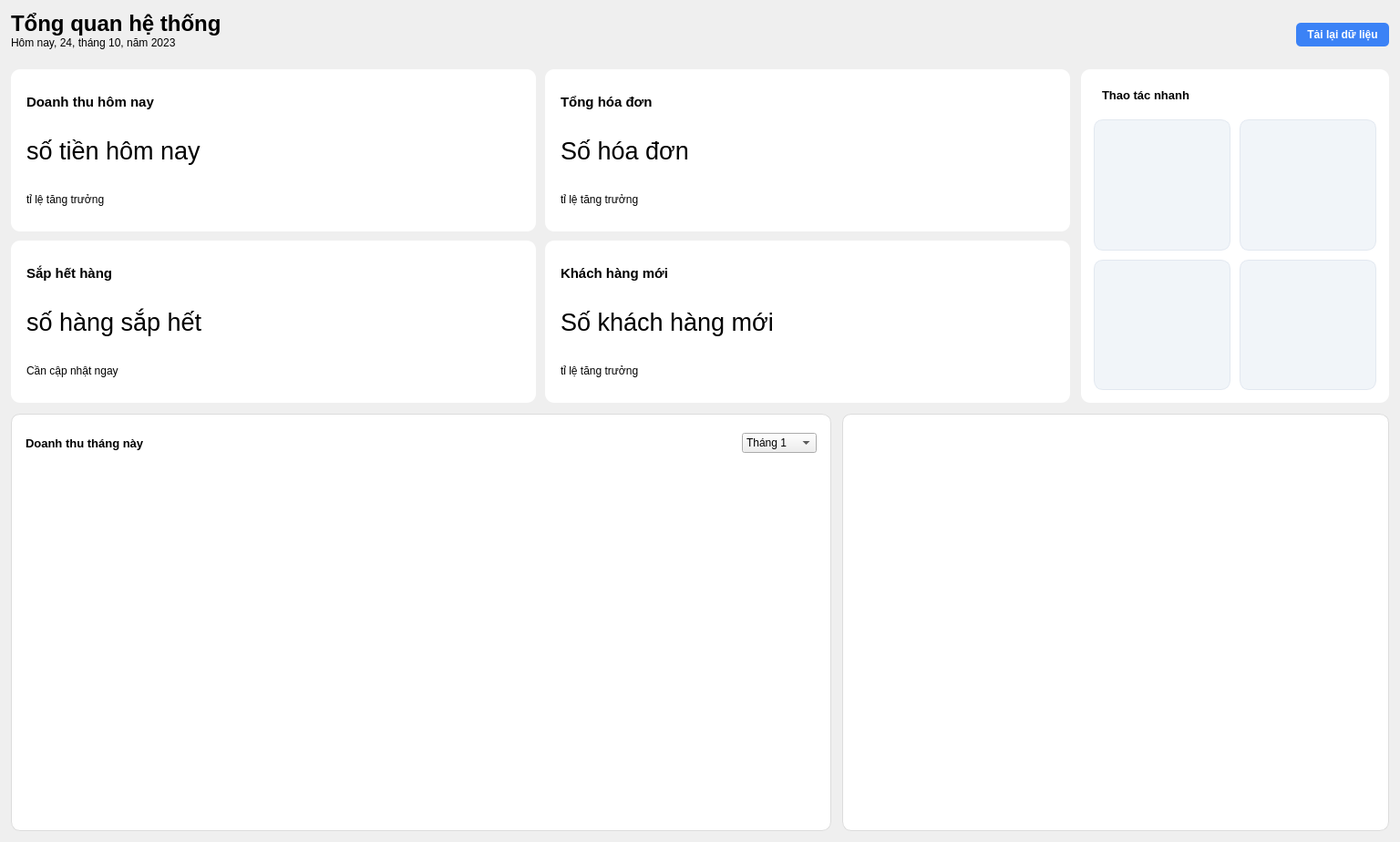
<?xml version="1.0" encoding="UTF-8"?>
<ui version="4.0">
 <class>Form</class>
 <widget class="QWidget" name="Form">
  <property name="geometry">
   <rect>
    <x>0</x>
    <y>0</y>
    <width>1536</width>
    <height>924</height>
   </rect>
  </property>
  <property name="windowTitle">
   <string>Form</string>
  </property>
  <property name="styleSheet">
   <string notr="true">/* ===== QSS tập trung của Dashboard =====
   Trước đây nằm rải rác trong DashboardController.py.
   Gom về đây để chỉnh giao diện trực tiếp trong Qt Designer.
   QSS đặt ở widget gốc sẽ lan xuống mọi widget con, kể cả
   widget được tạo lúc chạy (bảng, huy hiệu icon, nhãn ô thao tác). */

/* Nút &quot;Tải lại dữ liệu&quot; trên thanh tiêu đề */
QPushButton#pushButton {
	background-color: #3b82f6;
	color: white;
	border: none;
	border-radius: 5px;
	padding: 6px 12px;
	font-weight: bold;
}
QPushButton#pushButton:hover {
	background-color: #2563eb;
}

/* Tiêu đề khối &quot;Giao dịch gần đây&quot; */
QLabel#lblTableTitle {
	font-weight: bold;
	font-size: 14px;
	color: #1e293b;
}

/* Bảng giao dịch gần đây */
QTableWidget#tblRecentTransactions {
	border: none;
	gridline-color: #f1f5f9;
	background-color: white;
}
QTableWidget#tblRecentTransactions::item {
	padding: 10px;
	border-bottom: 1px solid #f8fafc;
}
QTableWidget#tblRecentTransactions QHeaderView::section {
	background-color: #f8fafc;
	padding: 8px;
	font-weight: bold;
	border: none;
	color: #475569;
}

/* Chữ chú thích dưới 4 ô thao tác nhanh */
QLabel#lblQuickActionCaption {
	font-size: 12px;
	font-weight: bold;
	color: #475569;
}

/* Huy hiệu nền bo góc phía sau icon của 4 thẻ thống kê */
QLabel#badgeRevenue  { background-color: #dbeafe; border-radius: 8px; }
QLabel#badgeInvoice  { background-color: #ede9fe; border-radius: 8px; }
QLabel#badgeStock    { background-color: #fef3c7; border-radius: 8px; }
QLabel#badgeCustomer { background-color: #d1fae5; border-radius: 8px; }

/* Nhãn đổi màu theo dữ liệu.
   Controller chỉ gán thuộc tính động trangThai, màu do QSS dưới đây quyết định. */
QLabel[trangThai=&quot;tang&quot;]    { color: #10b981; font-weight: bold; }
QLabel[trangThai=&quot;giam&quot;]    { color: #ef4444; font-weight: bold; }
QLabel[trangThai=&quot;giu&quot;]     { color: #64748b; font-weight: bold; }
QLabel[trangThai=&quot;canhBao&quot;] { color: #eab308; font-weight: bold; }
QLabel[trangThai=&quot;anToan&quot;]  { color: #10b981; }</string>
  </property>
  <layout class="QHBoxLayout" name="horizontalLayout">
   <property name="leftMargin">
    <number>0</number>
   </property>
   <property name="topMargin">
    <number>0</number>
   </property>
   <property name="rightMargin">
    <number>0</number>
   </property>
   <property name="bottomMargin">
    <number>0</number>
   </property>
   <item>
    <widget class="QWidget" name="widget" native="true">
     <layout class="QVBoxLayout" name="verticalLayout">
      <property name="spacing">
       <number>12</number>
      </property>
      <property name="leftMargin">
       <number>12</number>
      </property>
      <property name="topMargin">
       <number>12</number>
      </property>
      <property name="rightMargin">
       <number>12</number>
      </property>
      <property name="bottomMargin">
       <number>12</number>
      </property>
      <item>
       <widget class="QFrame" name="frame">
        <property name="sizePolicy">
         <sizepolicy hsizetype="Preferred" vsizetype="Fixed">
          <horstretch>0</horstretch>
          <verstretch>0</verstretch>
         </sizepolicy>
        </property>
        <property name="maximumSize">
         <size>
          <width>16777215</width>
          <height>64</height>
         </size>
        </property>
        <property name="frameShape">
         <enum>QFrame::Shape::NoFrame</enum>
        </property>
        <property name="frameShadow">
         <enum>QFrame::Shadow::Raised</enum>
        </property>
        <layout class="QHBoxLayout" name="horizontalLayout_2">
         <property name="leftMargin">
          <number>0</number>
         </property>
         <property name="topMargin">
          <number>0</number>
         </property>
         <property name="rightMargin">
          <number>0</number>
         </property>
         <property name="bottomMargin">
          <number>0</number>
         </property>
         <item>
          <widget class="QFrame" name="frame_10">
           <property name="enabled">
            <bool>true</bool>
           </property>
           <property name="sizePolicy">
            <sizepolicy hsizetype="Preferred" vsizetype="Preferred">
             <horstretch>0</horstretch>
             <verstretch>0</verstretch>
            </sizepolicy>
           </property>
           <property name="styleSheet">
            <string notr="true">#frame_10 {
		background-color: transparent;
		color: black;
		border: none;
		outline: none;
		padding: 0px;
}</string>
           </property>
           <property name="frameShape">
            <enum>QFrame::Shape::NoFrame</enum>
           </property>
           <property name="frameShadow">
            <enum>QFrame::Shadow::Raised</enum>
           </property>
           <layout class="QFormLayout" name="formLayout">
            <property name="horizontalSpacing">
             <number>0</number>
            </property>
            <property name="verticalSpacing">
             <number>0</number>
            </property>
            <property name="leftMargin">
             <number>0</number>
            </property>
            <property name="topMargin">
             <number>0</number>
            </property>
            <property name="rightMargin">
             <number>0</number>
            </property>
            <property name="bottomMargin">
             <number>10</number>
            </property>
            <item row="0" column="0">
             <widget class="QLabel" name="label">
              <property name="minimumSize">
               <size>
                <width>90</width>
                <height>0</height>
               </size>
              </property>
              <property name="font">
               <font>
                <pointsize>18</pointsize>
                <bold>true</bold>
               </font>
              </property>
              <property name="styleSheet">
               <string notr="true">QLabel {
	padding: 0px;
	margin: 0px;
}</string>
              </property>
              <property name="text">
               <string>Tổng quan hệ thống</string>
              </property>
             </widget>
            </item>
            <item row="1" column="0">
             <widget class="QLabel" name="label_2">
              <property name="minimumSize">
               <size>
                <width>11</width>
                <height>0</height>
               </size>
              </property>
              <property name="font">
               <font>
                <pointsize>9</pointsize>
                <italic>false</italic>
                <bold>false</bold>
                <underline>false</underline>
                <kerning>true</kerning>
               </font>
              </property>
              <property name="styleSheet">
               <string notr="true">QLabel {
	padding: 0px;
	margin: 0px;
}</string>
              </property>
              <property name="text">
               <string>Hôm nay, 24, tháng 10, năm 2023</string>
              </property>
             </widget>
            </item>
           </layout>
           <zorder>label_2</zorder>
           <zorder>label</zorder>
          </widget>
         </item>
         <item>
          <spacer name="horizontalSpacer">
           <property name="orientation">
            <enum>Qt::Orientation::Horizontal</enum>
           </property>
           <property name="sizeHint" stdset="0">
            <size>
             <width>40</width>
             <height>20</height>
            </size>
           </property>
          </spacer>
         </item>
         <item>
          <widget class="QPushButton" name="pushButton">
           <property name="text">
            <string>Tải lại dữ liệu</string>
           </property>
          </widget>
         </item>
        </layout>
       </widget>
      </item>
      <item>
       <widget class="QFrame" name="frame_3">
        <property name="sizePolicy">
         <sizepolicy hsizetype="Preferred" vsizetype="Expanding">
          <horstretch>0</horstretch>
          <verstretch>4</verstretch>
         </sizepolicy>
        </property>
        <property name="frameShape">
         <enum>QFrame::Shape::NoFrame</enum>
        </property>
        <property name="frameShadow">
         <enum>QFrame::Shadow::Raised</enum>
        </property>
        <layout class="QHBoxLayout" name="horizontalLayout_3" stretch="0">
         <property name="leftMargin">
          <number>0</number>
         </property>
         <property name="topMargin">
          <number>0</number>
         </property>
         <property name="rightMargin">
          <number>0</number>
         </property>
         <property name="bottomMargin">
          <number>0</number>
         </property>
         <item>
          <widget class="QFrame" name="frame_4">
           <property name="sizePolicy">
            <sizepolicy hsizetype="Expanding" vsizetype="Preferred">
             <horstretch>7</horstretch>
             <verstretch>0</verstretch>
            </sizepolicy>
           </property>
           <property name="styleSheet">
            <string notr="true"/>
           </property>
           <property name="frameShape">
            <enum>QFrame::Shape::NoFrame</enum>
           </property>
           <property name="frameShadow">
            <enum>QFrame::Shadow::Raised</enum>
           </property>
           <layout class="QGridLayout" name="gridLayout">
            <property name="leftMargin">
             <number>0</number>
            </property>
            <property name="topMargin">
             <number>0</number>
            </property>
            <property name="rightMargin">
             <number>0</number>
            </property>
            <property name="bottomMargin">
             <number>0</number>
            </property>
            <property name="spacing">
             <number>12</number>
            </property>
            <item row="0" column="1">
             <widget class="QFrame" name="frame_6">
              <property name="sizePolicy">
               <sizepolicy hsizetype="Preferred" vsizetype="Expanding">
                <horstretch>0</horstretch>
                <verstretch>0</verstretch>
               </sizepolicy>
              </property>
              <property name="styleSheet">
               <string notr="true">#frame_6 {
	background-color: white;
	border-radius: 10px;
}</string>
              </property>
              <property name="frameShape">
               <enum>QFrame::Shape::NoFrame</enum>
              </property>
              <property name="frameShadow">
               <enum>QFrame::Shadow::Raised</enum>
              </property>
              <layout class="QGridLayout" name="gridLayout_2">
               <property name="leftMargin">
                <number>14</number>
               </property>
               <property name="topMargin">
                <number>12</number>
               </property>
               <property name="rightMargin">
                <number>14</number>
               </property>
               <property name="bottomMargin">
                <number>14</number>
               </property>
               <property name="spacing">
                <number>10</number>
               </property>
               <item row="2" column="0">
                <widget class="QFrame" name="frame_9">
                 <property name="sizePolicy">
                  <sizepolicy hsizetype="Expanding" vsizetype="Expanding">
                   <horstretch>0</horstretch>
                   <verstretch>0</verstretch>
                  </sizepolicy>
                 </property>
                 <property name="minimumSize">
                  <size>
                   <width>150</width>
                   <height>0</height>
                  </size>
                 </property>
                 <property name="styleSheet">
                  <string notr="true">QFrame#frame_9 {
	background-color: #f1f5f9;
	border-radius: 10px;
	border: 1px solid #e2e8f0;
}

QFrame#frame_9:hover {
	background-color: #e2e8f0;
	border: 1px solid #cbd5e1;
}</string>
                 </property>
                 <property name="frameShape">
                  <enum>QFrame::Shape::StyledPanel</enum>
                 </property>
                 <property name="frameShadow">
                  <enum>QFrame::Shadow::Raised</enum>
                 </property>
                </widget>
               </item>
               <item row="1" column="1">
                <widget class="QFrame" name="frame_11">
                 <property name="sizePolicy">
                  <sizepolicy hsizetype="Expanding" vsizetype="Expanding">
                   <horstretch>0</horstretch>
                   <verstretch>0</verstretch>
                  </sizepolicy>
                 </property>
                 <property name="minimumSize">
                  <size>
                   <width>150</width>
                   <height>0</height>
                  </size>
                 </property>
                 <property name="styleSheet">
                  <string notr="true">QFrame#frame_11 {
	background-color: #f1f5f9;
	border-radius: 10px;
	border: 1px solid #e2e8f0;
}

QFrame#frame_11:hover {
	background-color: #e2e8f0;
	border: 1px solid #cbd5e1;
}</string>
                 </property>
                 <property name="frameShape">
                  <enum>QFrame::Shape::StyledPanel</enum>
                 </property>
                 <property name="frameShadow">
                  <enum>QFrame::Shadow::Raised</enum>
                 </property>
                </widget>
               </item>
               <item row="1" column="0">
                <widget class="QFrame" name="frame_7">
                 <property name="sizePolicy">
                  <sizepolicy hsizetype="Expanding" vsizetype="Expanding">
                   <horstretch>0</horstretch>
                   <verstretch>0</verstretch>
                  </sizepolicy>
                 </property>
                 <property name="minimumSize">
                  <size>
                   <width>150</width>
                   <height>0</height>
                  </size>
                 </property>
                 <property name="styleSheet">
                  <string notr="true">QFrame#frame_7 {
	background-color: #f1f5f9;
	border-radius: 10px;
	border: 1px solid #e2e8f0;
}

QFrame#frame_7:hover {
	background-color: #e2e8f0;
	border: 1px solid #cbd5e1;
}</string>
                 </property>
                 <property name="frameShape">
                  <enum>QFrame::Shape::StyledPanel</enum>
                 </property>
                 <property name="frameShadow">
                  <enum>QFrame::Shadow::Raised</enum>
                 </property>
                </widget>
               </item>
               <item row="0" column="0">
                <widget class="QFrame" name="frame_12">
                 <property name="frameShape">
                  <enum>QFrame::Shape::NoFrame</enum>
                 </property>
                 <property name="frameShadow">
                  <enum>QFrame::Shadow::Raised</enum>
                 </property>
                 <layout class="QHBoxLayout" name="horizontalLayout_4">
                  <item>
                   <widget class="QLabel" name="label_3">
                    <property name="font">
                     <font>
                      <family>MS Shell Dlg 2</family>
                      <pointsize>10</pointsize>
                      <bold>true</bold>
                     </font>
                    </property>
                    <property name="text">
                     <string>Thao tác nhanh</string>
                    </property>
                   </widget>
                  </item>
                 </layout>
                </widget>
               </item>
               <item row="2" column="1">
                <widget class="QFrame" name="frame_8">
                 <property name="sizePolicy">
                  <sizepolicy hsizetype="Expanding" vsizetype="Expanding">
                   <horstretch>0</horstretch>
                   <verstretch>0</verstretch>
                  </sizepolicy>
                 </property>
                 <property name="minimumSize">
                  <size>
                   <width>150</width>
                   <height>0</height>
                  </size>
                 </property>
                 <property name="styleSheet">
                  <string notr="true">QFrame#frame_8 {
	background-color: #f1f5f9;
	border-radius: 10px;
	border: 1px solid #e2e8f0;
}

QFrame#frame_8:hover {
	background-color: #e2e8f0;
	border: 1px solid #cbd5e1;
}</string>
                 </property>
                 <property name="frameShape">
                  <enum>QFrame::Shape::StyledPanel</enum>
                 </property>
                 <property name="frameShadow">
                  <enum>QFrame::Shadow::Raised</enum>
                 </property>
                </widget>
               </item>
              </layout>
             </widget>
            </item>
            <item row="0" column="0">
             <widget class="QFrame" name="frame_5">
              <property name="sizePolicy">
               <sizepolicy hsizetype="Expanding" vsizetype="Expanding">
                <horstretch>3</horstretch>
                <verstretch>0</verstretch>
               </sizepolicy>
              </property>
              <property name="styleSheet">
               <string notr="true"/>
              </property>
              <property name="frameShape">
               <enum>QFrame::Shape::NoFrame</enum>
              </property>
              <property name="frameShadow">
               <enum>QFrame::Shadow::Raised</enum>
              </property>
              <layout class="QVBoxLayout" name="verticalLayout_3">
               <property name="spacing">
                <number>0</number>
               </property>
               <property name="leftMargin">
                <number>0</number>
               </property>
               <property name="topMargin">
                <number>0</number>
               </property>
               <property name="rightMargin">
                <number>0</number>
               </property>
               <property name="bottomMargin">
                <number>0</number>
               </property>
               <item>
                <widget class="QFrame" name="frame_13">
                 <property name="frameShape">
                  <enum>QFrame::Shape::NoFrame</enum>
                 </property>
                 <property name="frameShadow">
                  <enum>QFrame::Shadow::Raised</enum>
                 </property>
                 <layout class="QGridLayout" name="gridLayout_4">
                  <property name="leftMargin">
                   <number>0</number>
                  </property>
                  <property name="topMargin">
                   <number>0</number>
                  </property>
                  <property name="rightMargin">
                   <number>0</number>
                  </property>
                  <property name="bottomMargin">
                   <number>0</number>
                  </property>
                  <property name="spacing">
                   <number>10</number>
                  </property>
                  <item row="0" column="1">
                   <widget class="QFrame" name="frame_17">
                    <property name="sizePolicy">
                     <sizepolicy hsizetype="Expanding" vsizetype="Expanding">
                      <horstretch>0</horstretch>
                      <verstretch>0</verstretch>
                     </sizepolicy>
                    </property>
                    <property name="styleSheet">
                     <string notr="true">#frame_17 {
		background-color: white;
		border-radius: 10px;
		padding: 3px 8px;
}</string>
                    </property>
                    <property name="frameShape">
                     <enum>QFrame::Shape::StyledPanel</enum>
                    </property>
                    <property name="frameShadow">
                     <enum>QFrame::Shadow::Raised</enum>
                    </property>
                    <layout class="QVBoxLayout" name="verticalLayout_5">
                     <item>
                      <widget class="QLabel" name="label_6">
                       <property name="font">
                        <font>
                         <pointsize>11</pointsize>
                         <bold>true</bold>
                        </font>
                       </property>
                       <property name="text">
                        <string>Tổng hóa đơn</string>
                       </property>
                      </widget>
                     </item>
                     <item>
                      <widget class="QLabel" name="label_14">
                       <property name="font">
                        <font>
                         <pointsize>20</pointsize>
                        </font>
                       </property>
                       <property name="text">
                        <string>Số hóa đơn</string>
                       </property>
                      </widget>
                     </item>
                     <item>
                      <widget class="QLabel" name="label_7">
                       <property name="text">
                        <string>tỉ lệ tăng trưởng</string>
                       </property>
                      </widget>
                     </item>
                    </layout>
                   </widget>
                  </item>
                  <item row="1" column="0">
                   <widget class="QFrame" name="frame_16">
                    <property name="sizePolicy">
                     <sizepolicy hsizetype="Expanding" vsizetype="Expanding">
                      <horstretch>0</horstretch>
                      <verstretch>0</verstretch>
                     </sizepolicy>
                    </property>
                    <property name="styleSheet">
                     <string notr="true">#frame_16 {
		background-color:  white;
		border-radius: 10px;
		padding: 3px 8px;
}</string>
                    </property>
                    <property name="frameShape">
                     <enum>QFrame::Shape::StyledPanel</enum>
                    </property>
                    <property name="frameShadow">
                     <enum>QFrame::Shadow::Raised</enum>
                    </property>
                    <layout class="QVBoxLayout" name="verticalLayout_6">
                     <item>
                      <widget class="QLabel" name="label_8">
                       <property name="font">
                        <font>
                         <pointsize>11</pointsize>
                         <bold>true</bold>
                        </font>
                       </property>
                       <property name="text">
                        <string>Sắp hết hàng</string>
                       </property>
                      </widget>
                     </item>
                     <item>
                      <widget class="QLabel" name="label_9">
                       <property name="font">
                        <font>
                         <pointsize>20</pointsize>
                        </font>
                       </property>
                       <property name="text">
                        <string>số hàng sắp hết</string>
                       </property>
                      </widget>
                     </item>
                     <item>
                      <widget class="QLabel" name="label_13">
                       <property name="text">
                        <string>Cần cập nhật ngay</string>
                       </property>
                      </widget>
                     </item>
                    </layout>
                   </widget>
                  </item>
                  <item row="1" column="1">
                   <widget class="QFrame" name="frame_15">
                    <property name="sizePolicy">
                     <sizepolicy hsizetype="Expanding" vsizetype="Expanding">
                      <horstretch>0</horstretch>
                      <verstretch>0</verstretch>
                     </sizepolicy>
                    </property>
                    <property name="styleSheet">
                     <string notr="true">#frame_15 {
		background-color: white;
		border-radius: 10px;
		padding: 3px 8px;
}</string>
                    </property>
                    <property name="frameShape">
                     <enum>QFrame::Shape::StyledPanel</enum>
                    </property>
                    <property name="frameShadow">
                     <enum>QFrame::Shadow::Raised</enum>
                    </property>
                    <layout class="QVBoxLayout" name="verticalLayout_7">
                     <item>
                      <widget class="QLabel" name="label_10">
                       <property name="font">
                        <font>
                         <pointsize>11</pointsize>
                         <bold>true</bold>
                        </font>
                       </property>
                       <property name="text">
                        <string>Khách hàng mới</string>
                       </property>
                      </widget>
                     </item>
                     <item>
                      <widget class="QLabel" name="label_11">
                       <property name="font">
                        <font>
                         <pointsize>20</pointsize>
                         <bold>false</bold>
                        </font>
                       </property>
                       <property name="text">
                        <string>Số khách hàng mới</string>
                       </property>
                      </widget>
                     </item>
                     <item>
                      <widget class="QLabel" name="label_15">
                       <property name="text">
                        <string>tỉ lệ tăng trưởng</string>
                       </property>
                      </widget>
                     </item>
                    </layout>
                   </widget>
                  </item>
                  <item row="0" column="0">
                   <widget class="QFrame" name="frame_14">
                    <property name="sizePolicy">
                     <sizepolicy hsizetype="Expanding" vsizetype="Expanding">
                      <horstretch>0</horstretch>
                      <verstretch>0</verstretch>
                     </sizepolicy>
                    </property>
                    <property name="styleSheet">
                     <string notr="true">#frame_14 {
		background-color: white;
		border-radius: 10px;
		padding: 3px 8px;
}</string>
                    </property>
                    <property name="frameShape">
                     <enum>QFrame::Shape::StyledPanel</enum>
                    </property>
                    <property name="frameShadow">
                     <enum>QFrame::Shadow::Raised</enum>
                    </property>
                    <layout class="QVBoxLayout" name="verticalLayout_4">
                     <item>
                      <widget class="QLabel" name="label_4">
                       <property name="font">
                        <font>
                         <pointsize>11</pointsize>
                         <bold>true</bold>
                        </font>
                       </property>
                       <property name="text">
                        <string>Doanh thu hôm nay</string>
                       </property>
                      </widget>
                     </item>
                     <item>
                      <widget class="QLabel" name="label_5">
                       <property name="font">
                        <font>
                         <pointsize>20</pointsize>
                         <bold>false</bold>
                        </font>
                       </property>
                       <property name="text">
                        <string>số tiền hôm nay</string>
                       </property>
                      </widget>
                     </item>
                     <item>
                      <widget class="QLabel" name="label_12">
                       <property name="text">
                        <string>tỉ lệ tăng trưởng</string>
                       </property>
                      </widget>
                     </item>
                    </layout>
                    <zorder>label_5</zorder>
                    <zorder>label_12</zorder>
                    <zorder>label_4</zorder>
                   </widget>
                  </item>
                 </layout>
                </widget>
               </item>
              </layout>
             </widget>
            </item>
           </layout>
          </widget>
         </item>
        </layout>
       </widget>
      </item>
      <item>
       <widget class="QFrame" name="frame_2">
        <property name="sizePolicy">
         <sizepolicy hsizetype="Preferred" vsizetype="Expanding">
          <horstretch>0</horstretch>
          <verstretch>5</verstretch>
         </sizepolicy>
        </property>
        <property name="frameShape">
         <enum>QFrame::Shape::NoFrame</enum>
        </property>
        <property name="frameShadow">
         <enum>QFrame::Shadow::Raised</enum>
        </property>
        <layout class="QHBoxLayout" name="horizontalLayout_bottom">
         <property name="spacing">
          <number>12</number>
         </property>
         <property name="leftMargin">
          <number>0</number>
         </property>
         <property name="topMargin">
          <number>0</number>
         </property>
         <property name="rightMargin">
          <number>0</number>
         </property>
         <property name="bottomMargin">
          <number>0</number>
         </property>
         <item>
          <widget class="QFrame" name="frame_chart">
           <property name="sizePolicy">
            <sizepolicy hsizetype="Expanding" vsizetype="Expanding">
             <horstretch>6</horstretch>
             <verstretch>0</verstretch>
            </sizepolicy>
           </property>
           <property name="styleSheet">
            <string notr="true">QFrame#frame_chart { background-color: white; border-radius: 10px; border: 1px solid #dcdcdc; }</string>
           </property>
           <property name="frameShape">
            <enum>QFrame::Shape::StyledPanel</enum>
           </property>
           <layout class="QVBoxLayout" name="verticalLayout_8">
            <property name="spacing">
             <number>10</number>
            </property>
            <property name="leftMargin">
             <number>15</number>
            </property>
            <property name="topMargin">
             <number>15</number>
            </property>
            <property name="rightMargin">
             <number>15</number>
            </property>
            <property name="bottomMargin">
             <number>15</number>
            </property>
            <item>
             <widget class="QFrame" name="frame_18">
              <property name="minimumSize">
               <size>
                <width>0</width>
                <height>32</height>
               </size>
              </property>
              <property name="maximumSize">
               <size>
                <width>16777215</width>
                <height>32</height>
               </size>
              </property>
              <property name="styleSheet">
               <string notr="true">#frame_18{
	padding: 0px;
}</string>
              </property>
              <property name="frameShape">
               <enum>QFrame::Shape::NoFrame</enum>
              </property>
              <property name="frameShadow">
               <enum>QFrame::Shadow::Raised</enum>
              </property>
              <layout class="QHBoxLayout" name="horizontalLayout_5">
               <property name="spacing">
                <number>8</number>
               </property>
               <property name="leftMargin">
                <number>0</number>
               </property>
               <property name="topMargin">
                <number>0</number>
               </property>
               <property name="rightMargin">
                <number>0</number>
               </property>
               <property name="bottomMargin">
                <number>0</number>
               </property>
               <item>
                <widget class="QLabel" name="label_16">
                 <property name="font">
                  <font>
                   <family>MS Shell Dlg 2</family>
                   <pointsize>10</pointsize>
                   <bold>true</bold>
                  </font>
                 </property>
                 <property name="text">
                  <string>Doanh thu tháng này</string>
                 </property>
                </widget>
               </item>
               <item>
                <spacer name="horizontalSpacer_2">
                 <property name="orientation">
                  <enum>Qt::Orientation::Horizontal</enum>
                 </property>
                 <property name="sizeHint" stdset="0">
                  <size>
                   <width>40</width>
                   <height>20</height>
                  </size>
                 </property>
                </spacer>
               </item>
               <item>
                <widget class="QComboBox" name="comboBox">
                 <property name="maximumSize">
                  <size>
                   <width>90</width>
                   <height>16777215</height>
                  </size>
                 </property>
                 <property name="styleSheet">
                  <string notr="true"/>
                 </property>
                 <item>
                  <property name="text">
                   <string>Tháng 1</string>
                  </property>
                 </item>
                 <item>
                  <property name="text">
                   <string>Tháng 2</string>
                  </property>
                 </item>
                 <item>
                  <property name="text">
                   <string>Tháng 3</string>
                  </property>
                 </item>
                 <item>
                  <property name="text">
                   <string>Tháng 4</string>
                  </property>
                 </item>
                 <item>
                  <property name="text">
                   <string>Tháng 5</string>
                  </property>
                 </item>
                 <item>
                  <property name="text">
                   <string>Tháng 6</string>
                  </property>
                 </item>
                 <item>
                  <property name="text">
                   <string>Tháng 7</string>
                  </property>
                 </item>
                 <item>
                  <property name="text">
                   <string>Tháng 8</string>
                  </property>
                 </item>
                 <item>
                  <property name="text">
                   <string>Tháng 9</string>
                  </property>
                 </item>
                 <item>
                  <property name="text">
                   <string>Tháng 10</string>
                  </property>
                 </item>
                 <item>
                  <property name="text">
                   <string>Tháng 11</string>
                  </property>
                 </item>
                 <item>
                  <property name="text">
                   <string>Tháng 12</string>
                  </property>
                 </item>
                </widget>
               </item>
              </layout>
             </widget>
            </item>
            <item>
             <widget class="QWidget" name="chart_container" native="true"/>
            </item>
           </layout>
          </widget>
         </item>
         <item>
          <widget class="QFrame" name="frame_table">
           <property name="sizePolicy">
            <sizepolicy hsizetype="Expanding" vsizetype="Expanding">
             <horstretch>4</horstretch>
             <verstretch>0</verstretch>
            </sizepolicy>
           </property>
           <property name="styleSheet">
            <string notr="true">QFrame#frame_table { background-color: white; border-radius: 10px; border: 1px solid #dcdcdc; }</string>
           </property>
           <property name="frameShape">
            <enum>QFrame::Shape::StyledPanel</enum>
           </property>
          </widget>
         </item>
        </layout>
       </widget>
      </item>
     </layout>
    </widget>
   </item>
  </layout>
 </widget>
 <resources/>
 <connections/>
</ui>
